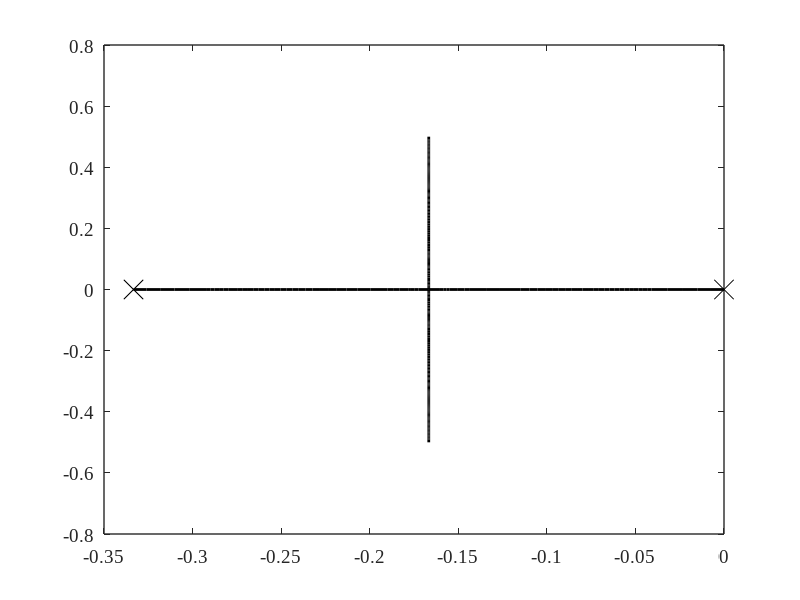

Write the MATLAB code that produced this figure. (Note: this script raises an error after producing the figure.)
clear all
close all
clc

v0 = 1;

bb = 0.254;
I = 0.762;

G = zpk([], [0, -bb/I], I);
r = rlocus(G);
figure(1)
plot(r(1,:),'-k','LineWidth',2);
hold on
plot(r(2,:),'-k','LineWidth',2);
plot(0,0,'xk', 'Markersize', 14);
plot(-bb/I,0,'xk', 'Markersize', 14);
hold off
% axis([-2.5 0.5 -1.5 1.5])

set(gca,...
    'LineWidth',1,...
    'fontname','Times New Roman',...
    'fontsize',14);
box on


%% Lead Controller Design
% desired settling time
ts = 0.3;       % settling time
zeta = 0.707;   % damping ratio
omegan = 4/zeta/ts;    % natural frequency

sigmad = zeta*omegan;               % real part of dominant poles
omegad = omegan*sqrt(1 - zeta^2);   % imag part of dominant poles

s1 = -sigmad + j*omegad;

Gs1 = evalfr(G,s1);
theta = pi - angle(Gs1);

% Try
%b = 0.75*sigmad;
b = 1.2*bb/I;
a = -real(s1) + imag(s1)/tan(angle(s1+b) - theta);
% a = 100;
K0 = abs(s1+a)/abs(Gs1)/abs(s1+b);

Lead = zpk(-b, -a, K0);
figure(2)
r = rlocus(Lead*G);
plot(r(1,:),'-k','LineWidth',2);
hold on
plot(r(2,:),'-k','LineWidth',2);
plot(r(3,:),'-k','LineWidth',2);
plot(0,0,'xk', 'Markersize', 14);
plot(-bb/I,0,'xk', 'Markersize', 14);
plot(-a,0,'xk', 'Markersize', 14);
plot(-b,0,'ok', 'Markersize', 14);
hold off
% axis([-0.35 0.05 -0.2 0.2])
% axis([-500 100 -300 300])

set(gca,...
    'LineWidth',1,...
    'fontname','Times New Roman',...
    'fontsize',14);
box on

DGs1 = evalfr(Lead*G,s1);
angle(DGs1);

T = feedback(Lead*G, 1);
figure(2)
step(T)
stepinfo(T)

t = 0:0.01:2;
u = ones(size(t));
y = lsim(T, u, t);
plot(t, y, '-k','LineWidth', 1)
hold on
plot(t, u, '--k','LineWidth', 0.5)
hold off
axis([0 2 0 1.2]);

ylabel('$y$~[m]','Interpreter','latex')
xlabel('$t$~[secs]','Interpreter','latex')

set(gca,...
    'LineWidth',1,...
    'ytick',[0:0.2:1.2],...
    'yticklabel',{'0' '0.2' '0.4' '0.6' '0.8' '1' '1.2'},...
    'xtick',[0:0.5:2],...
    'fontname','Times New Roman',...
    'fontsize',14);
box on
%     'xticklabel',{'0' '10' '20' '30' '40'},...


%% Lag Controller Design
Gs1 = evalfr(Lead*G,s1);
K1 = 1/abs(Gs1);

ess = 0.025;
Ks = 1/ess;
K = Ks/K1;

b1 = -real(s1)/150;
a1 = b1/K;

Lag = zpk(-b1,-a1,K1);

T = feedback(Lag*Lead*G, 1);
figure(3)
step(T)
stepinfo(T)

t = 0:0.01:2;
u = ones(size(t));
y = lsim(T, u, t);
plot(t, y, '-k','LineWidth', 1)
hold on
plot(t, u, '--k','LineWidth', 0.5)
hold off

ylabel('$y$~[m]','Interpreter','latex')
xlabel('$t$~[secs]','Interpreter','latex')

set(gca,...
    'LineWidth',1,...
    'ytick',[0:0.2:1.2],...
    'yticklabel',{'0' '0.2' '0.4' '0.6' '0.8' '1' '1.2'},...
    'fontname','Times New Roman',...
    'fontsize',14);
box on

load CrossTrackUSV.mat
return

